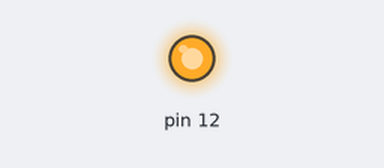
A sketch run on a simulated Arduino Uno, built with avr-gcc and run on an emulated ATmega328P. On the bench: output pins drawn as LEDs (lit = HIGH).

Above: at 0.1 s.
At 24.6 s:
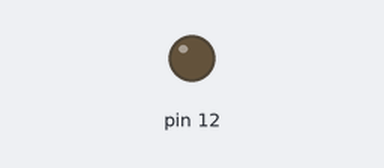
Timing chart, 0 to 26.1 s (numbered marks = the images above):
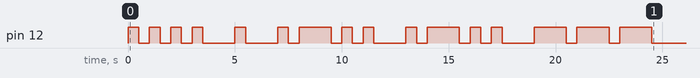

The sketch:

blinkinglight.ino
```cpp
void setup() {
  // put your setup code here, to run once:
    pinMode(12, OUTPUT);
    for(int i = 0;i<4;i++){
    digitalWrite(12,HIGH);
    delay(500);
    digitalWrite(12,LOW);
    delay(500);
  }
  delay(1000);
    for(int i = 0;i<1;i++){
    digitalWrite(12,HIGH);
    delay(500);
    digitalWrite(12,LOW);
    delay(500);
  }
  delay(1000);
    for(int i = 0;i<2;i++){
    digitalWrite(12,HIGH);
    delay(500);
    digitalWrite(12,LOW);
    delay(500);
    digitalWrite(12,HIGH);
    delay(1500);
    digitalWrite(12,LOW);
    delay(500);
    digitalWrite(12,HIGH);
    delay(500);
    digitalWrite(12,LOW);
    delay(500);
    digitalWrite(12,HIGH);
    delay(500);
    digitalWrite(12,LOW);
    delay(500);
    delay(1000);
  }
    for(int i = 0;i<3;i++){
    digitalWrite(12,HIGH);
    delay(1500);
    digitalWrite(12,LOW);
    delay(500);
}
}

void loop() {
  // put your main code here, to run repeatedly:

}
```
